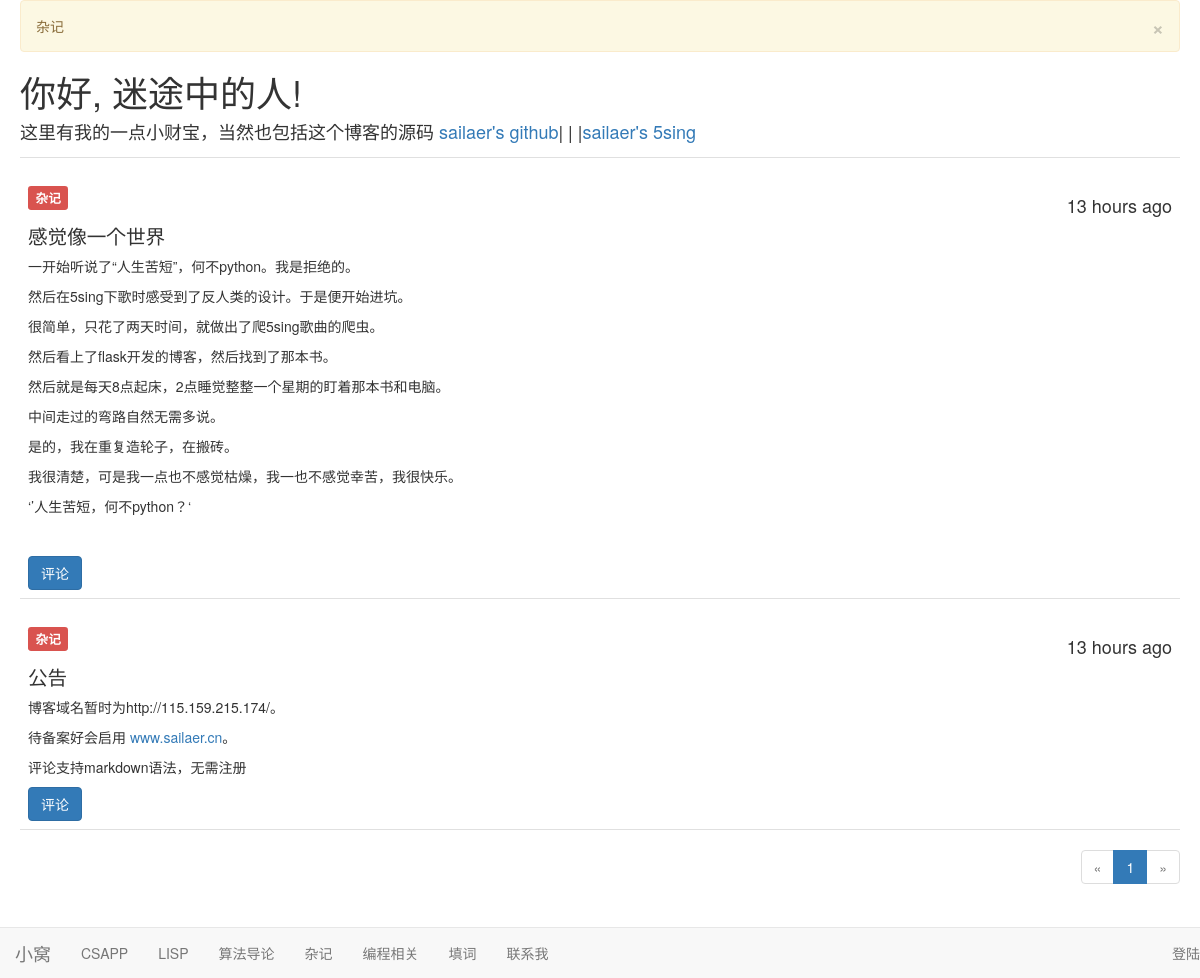
The app's page /kind/杂记 with its own data.
### app/models.py (models this page shows, shortened)
class Post(db.Model):
    __tablename__ = 'posts'
    id = db.Column(db.Integer, primary_key=True)
    kind = db.Column(db.Text)
    body = db.Column(db.Text)
    body_html = db.Column(db.Text)
    timestamp = db.Column(db.DateTime, index=True, default=datetime.utcnow)
    author_id = db.Column(db.Integer, db.ForeignKey('users.id'))
    comments = db.relationship('Comment', backref = 'post', lazy ='dynamic')

### app/main/views.py (the view)
@main.route('/kind/<kind>', methods=['GET', 'POST'])
def kind(kind):
    form = PostForm()
    flash(kind)
    if current_user.is_administrator and \
            form.validate_on_submit():
        post = Post(body=form.body.data,
                    author=current_user._get_current_object(),
                    kind = form.kind.data)
        db.session.add(post)
        return redirect(url_for('.index'))
    page = request.args.get('page', 1, type=int)
    pagination = Post.query.filter_by(kind = kind).order_by(Post.timestamp.desc()).paginate(
        page, per_page=current_app.config['FLASKY_POSTS_PER_PAGE'],
        error_out=False)
    posts = pagination.items
    return render_template('index.html', form=form, posts=posts,
                           pagination=pagination)

### app/auth/views.py (called while the page is built)
@auth.before_app_request
def before_request():
    if current_user.is_authenticated \
            and not current_user.confirmed \
            and request.endpoint[:5] != 'auth.' \
            and request.endpoint != 'static':
        return redirect(url_for('auth.unconfirmed'))

### app/models.py (called while the page is built)
    def is_administrator(self):
        return False

### app/templates/index.html (shortened to what this page needs)
{% extends "base.html" %}
{% import "bootstrap/wtf.html" as wtf %}
{% import "_macros.html" as macros %}
{% block page_content %}
    <div>
        <h1>你好, {% if current_user.is_authenticated %}{{ current_user.username }}{% else %}迷途中的人{% endif %}!</h1>
        <h4>这里有我的一点小财宝，当然也包括这个博客的源码 <a href="https://github.com/sailaer">sailaer's github</a>| | |<a href="http://5sing.kugou.com/sailaer/default.html">sailaer's 5sing </a></h4>
    </div>
    {% include '_posts.html' %}
    {% if pagination %}
        <div class="pagination">
            {{ macros.pagination_widget(pagination, '.index') }}
        </div>
    {% endif %}
{% endblock %}

### app/templates/_posts.html (shortened to what this page needs)
<ul class="posts">
    {% for post in posts %}
        <li class="post">
            <div class="post-content">
                <div class="post-date"><h4>{{ moment(post.timestamp).fromNow() }}</h4></div>
                <div class="post-body">
                 <h3><span class="label label-danger">{{ post.kind }}</span></h3>
                    {% if post.body_html %}
                        <p>{{ post.body_html| safe}}</p>
                    {% else %}
                        {{ post.body }}
                    {% endif %}
                </div>
                <a href="{{ url_for('.post', id = post.id) }}">
                    <button type="submit" class="btn btn-primary">评论</button>
                </a>
            </div>
        </li>
    {% endfor %}
</ul>

### app/static/styles.css (style rules this page uses)
ul.posts { list-style-type: none; padding: 0px; margin: 16px 0px 0px 0px; border-top: 1px solid #e0e0e0; }
ul.posts li.post { padding: 8px; border-bottom: 1px solid #e0e0e0; }
div.post-date { float: right; }
div.post-content { margin-left: 0px; min-height: 45px; }
div.pagination { width: 100%; text-align: right; padding: 0px; margin: 0px; }
.post-body h1 { font-size: 140%; }
.post-body h3 { font-size: 120%; }
body { padding-bottom: 70px; margin-left: 20px; margin-right: 20px; }

### records on screen
Post: timestamp "13 hours ago", kind "杂记", body_html "感觉像一个世界 一开始听说了“人生苦短”，何不python。我是拒绝的。 然后在5sing下歌时感受到了反人类的设计。于是便开始进坑。 很简单，只花了两天时间，就做出了爬5sing歌曲的爬虫。 然后看上了flask开发的博客，然后找到了那本书。 然后就是每天8点起床，2点睡觉整整一个星期的盯着那本书和电脑。 中间走过的弯路自然无需多说。 是的，我在重复造轮子，在搬砖。 我很清楚，可是我一点也不感觉枯燥，我一也不感觉幸苦，我很快乐。 ‘’人生苦短，何不python？‘"
Post: timestamp "13 hours ago", kind "杂记", body_html "公告 博客域名暂时为http://115.159.215.174/。 待备案好会启用 www.sailaer.cn 。 评论支持markdown语法，无需注册"

### other values on screen
{{ message }} "杂记"
{{ p }} "1"
